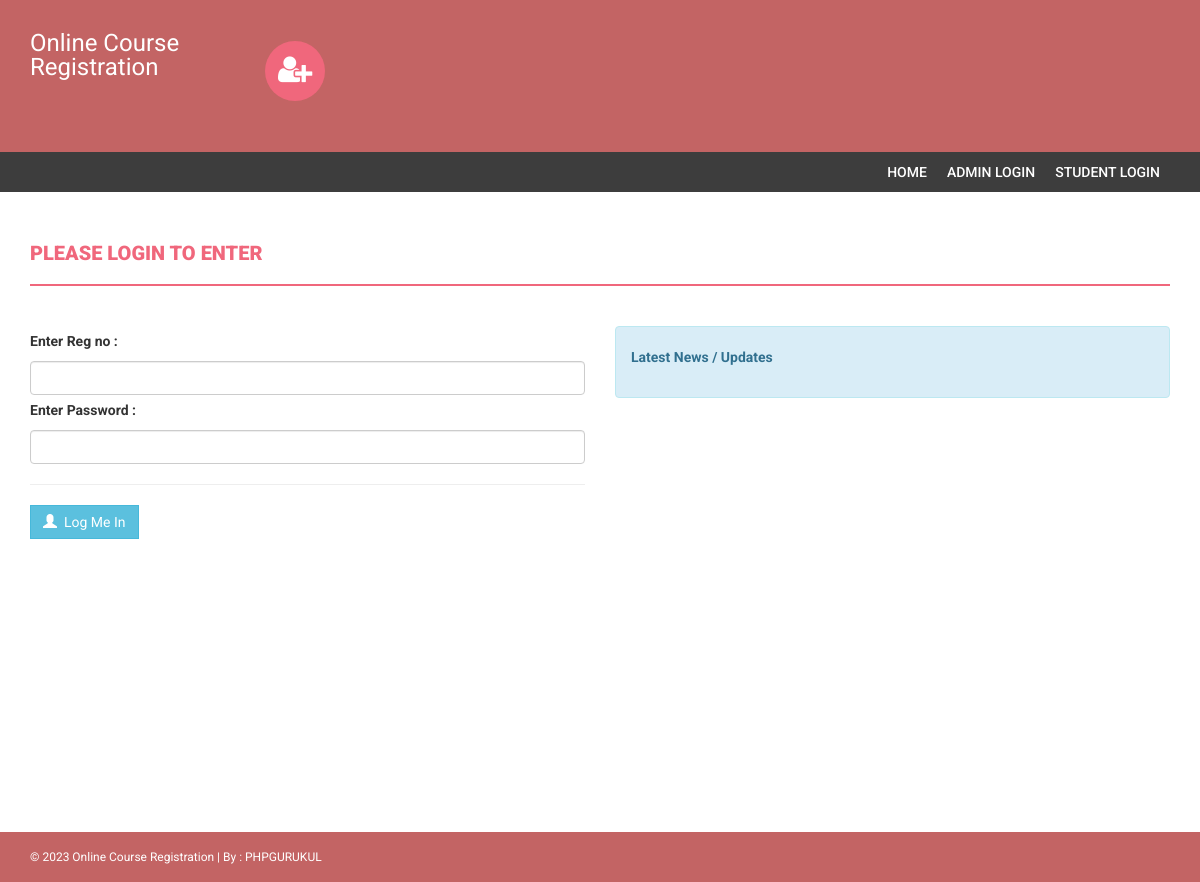
Page /onlinecourse/index.php on the earlier database version.
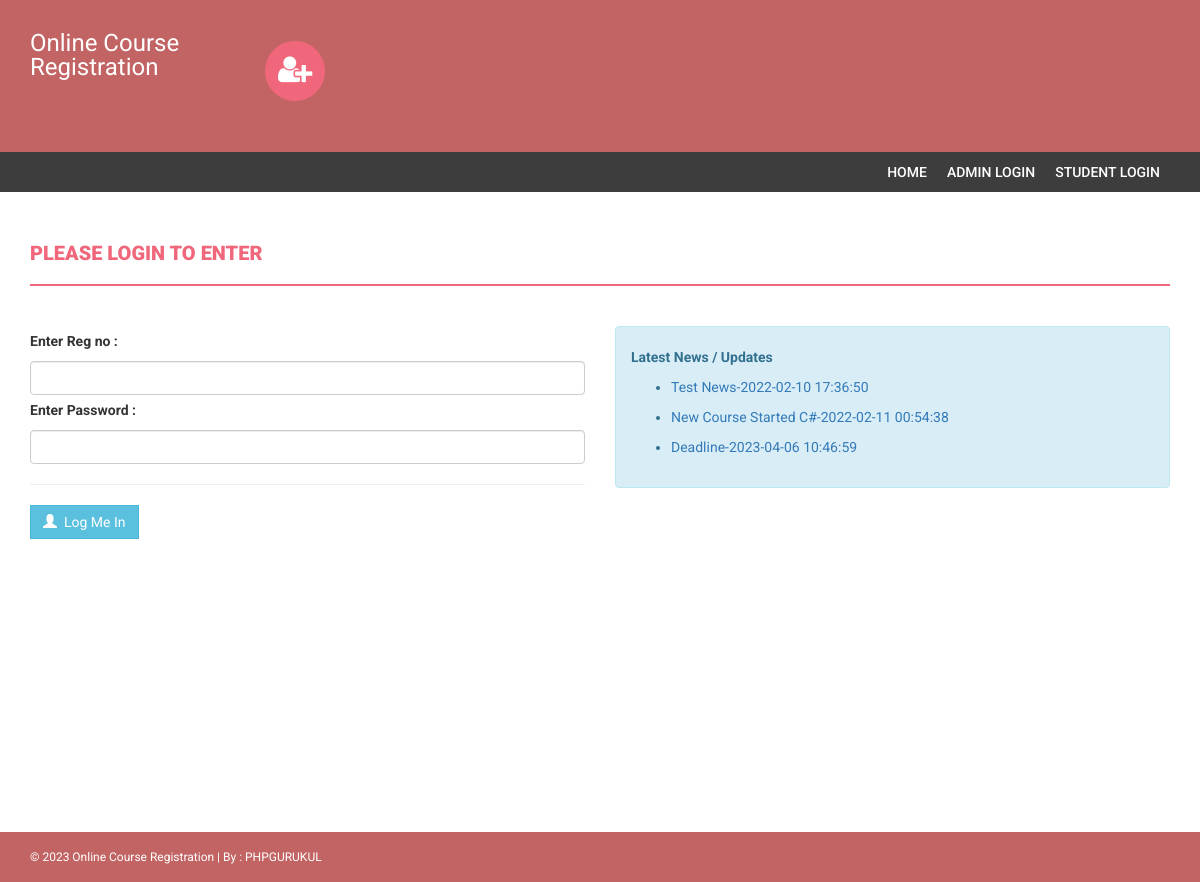
Same page on the later database version.
### tables this page shows
CREATE TABLE `news` (
  `id` int(11) NOT NULL,
  `newstitle` varchar(255) DEFAULT NULL,
  `newsDescription` mediumtext DEFAULT NULL,
  `postingDate` timestamp NULL DEFAULT current_timestamp()
);

### onlinecourse/index.php (the view, shortened to what this page needs)
<!DOCTYPE html>
<html xmlns="http://www.w3.org/1999/xhtml">
<head>
    <link href="assets/css/bootstrap.css" rel="stylesheet" />
    <link href="assets/css/font-awesome.css" rel="stylesheet" />
    <link href="assets/css/style.css" rel="stylesheet" />
</head>
<body>
    <?php include('includes/header.php');?>
<section class="menu-section">
        <div class="container">
            <div class="row">
                <div class="col-md-12">
                    <div class="navbar-collapse collapse ">
                        <ul id="menu-top" class="nav navbar-nav navbar-right">
                             <li><a href="index.php">Home </a></li>
                             <li><a href="admin/">Admin Login </a></li>
                              <li><a href="index.php">Student Login</a></li>
                        </ul>
                    </div>
                </div>
            </div>
        </div>
    </section>
    <div class="content-wrapper">
        <div class="container">
            <div class="row">
                <div class="col-md-12">
                    <h4 class="page-head-line">Please Login To Enter </h4>
                </div>
            </div>
            <form name="admin" method="post">
            <div class="row">
                <div class="col-md-6">
                     <label>Enter Reg no : </label>
                        <input type="text" name="regno" class="form-control"  />
                        <label>Enter Password :  </label>
                        <input type="password" name="password" class="form-control"  />
                        <hr />
                        <button type="submit" name="submit" class="btn btn-info"><span class="glyphicon glyphicon-user"></span> &nbsp;Log Me In </button>&nbsp;
                </div>
                </form>
                <div class="col-md-6">
                    <div class="alert alert-info">
                         <strong> Latest News / Updates</strong>
                         <marquee direction='up'  scrollamount="2" onmouseover="this.stop();" onmouseout="this.start();">
                        <ul>
                            <?php
$sql=mysqli_query($con,"select * from news");
while($row=mysqli_fetch_array($sql))
{
?>
                            <li>
                              <a href="news-details.php?nid=<?php echo htmlentities($row['id']);?>"><?php echo htmlentities($row['newstitle']);?>-<?php echo htmlentities($row['postingDate']);?></a>
                            </li>
                           <?php } ?>
                        </ul>
                    </marquee>
                    </div>
                                    </div>
            </div>
        </div>
    <?php include('includes/footer.php');?>
</body>
</html>

### onlinecourse/includes/header.php (shortened to what this page needs)
<div class="navbar navbar-inverse set-radius-zero">
    <div class="container">
        <div class="navbar-header">
            <a class="navbar-brand" href="#" style="color:#fff; font-size:24px;4px; line-height:24px; ">
               Online Course Registration
            </a>
        </div>
        <div class="left-div">
            <i class="fa fa-user-plus login-icon" ></i>
    </div>
        </div>
    </div>

### onlinecourse/includes/footer.php
<footer>
        <div class="container">
            <div class="row">
                <div class="col-md-12">
                    &copy; <?php echo date('Y');?> Online Course Registration | By : <a href="http://www.phpgurukul.com/" target="_blank">PHPGURUKUL</a>
                </div>
            </div>
        </div>
    </footer>

### onlinecourse/assets/css/style.css (style rules this page uses)
body { font-family: 'Roboto', sans-serif; line-height: 30px; }
.set-radius-zero { border-radius: 0px; -moz-border-radius: 0px; -webkit-border-radius: 0px; }
.content-wrapper { margin-top: 40px; min-height: 600px; padding-bottom: 60px; }
.page-head-line { font-weight: 900; padding-bottom: 20px; border-bottom: 2px solid #F0677C; text-transform: uppercase; color: #F0677C; font-size: 20px; margin-bottom: 40px; }
.btn { border-radius: 0px; -webkit-border-radius: 0px; -moz-border-radius: 0px; }
.login-icon { height: 60px; width: 60px; padding: 13px; border-radius: 50%; font-size: 30px; margin-bottom: 20px; color: #fff; text-align: center; cursor:pointer; background-color:#F0677C; -webkit-border-radius:50%; -moz-border-radius:50%; }
.left-div { padding-left: 30px; margin-top: 40px; margin-bottom: 30px; }
.navbar-brand { width: 250px; padding-top: 30px; }
.menu-section { background-color: #3D3D3D; }
#menu-top a { color: #FFF; text-decoration: none; font-weight: 500; padding: 10px 10px 10px 10px; text-transform: uppercase; }
.navbar-inverse { background-color: #C36464; border-color: transparent; }
.navbar { margin-bottom: 0px; }
footer { padding: 10px; color: #fff; font-size: 12px; background-color: #C36464; }
footer a, footer a:hover { color: #fff; text-decoration: none; }

Differences in the rows shown:
added news: newstitle "Test News", postingDate "2022-02-10 17:36:50"
added news: newstitle "New Course Started C#", postingDate "2022-02-11 00:54:38"
added news: newstitle "Deadline", postingDate "2023-04-06 10:46:59"
